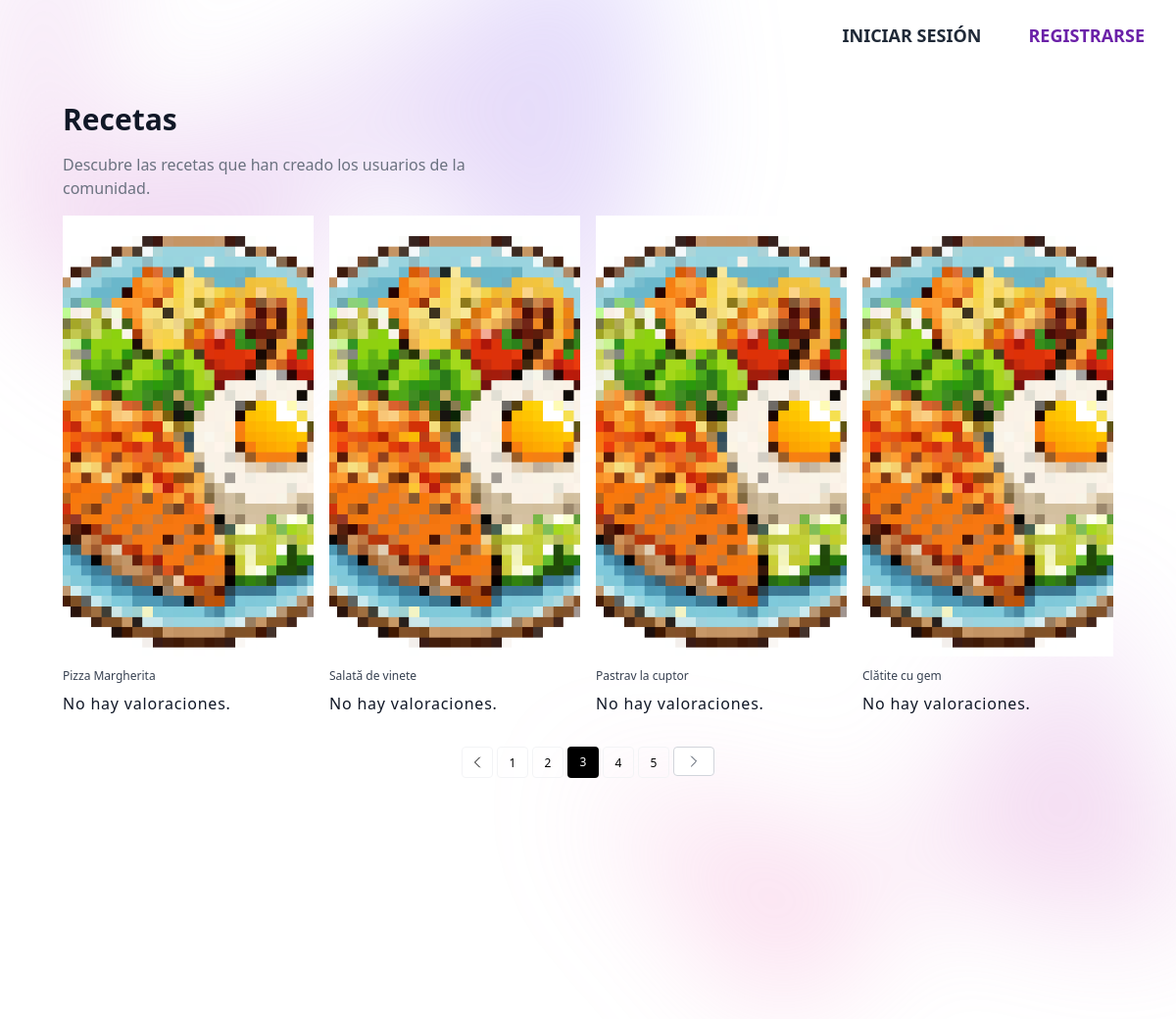
/var/www/html/app/views/recipes/recipes.php?pagina=3, run on the app's committed database.
### tables this page shows
CREATE TABLE `recipes` (
  `id_recipe` int NOT NULL,
  `id_user` int NOT NULL,
  `recipe_type` varchar(20) DEFAULT NULL,
  `title` varchar(100) NOT NULL,
  `description` text,
  `instructions` text,
  `difficulty` tinyint DEFAULT NULL,
  `publication_date` timestamp NULL DEFAULT CURRENT_TIMESTAMP,
  `image_recipe` varchar(255) DEFAULT 'default.png'
);

### var/www/html/app/controllers/pagination_controller.php (called while the page is built, shortened)
<?php
require_once __DIR__ . '/../../config/config.php';
require_once __DIR__ . '/../models/Recipes.php';
class PaginationController
{
    private $pdo;
    public function __construct($pdo)
    {
        $this->pdo = $pdo;
    }
    public function getPaginatedRecipes($recetasPorPagina)
    {
        $recipesModel = new Recipes($this->pdo);
        $allRecipes = $recipesModel->getAllRecipes();
        $totalRecetas = count($allRecipes);
        $totalPaginas = ceil($totalRecetas / $recetasPorPagina);
        $paginaActual = isset($_GET['pagina']) ? intval($_GET['pagina']) : 1;
        $offset = ($paginaActual - 1) * $recetasPorPagina;
        $consulta = "SELECT * FROM recipes LIMIT :limit OFFSET :offset";
        $stmt = $this->pdo->prepare($consulta);
        $stmt->bindValue(':limit', $recetasPorPagina, PDO::PARAM_INT);
        $stmt->bindValue(':offset', $offset, PDO::PARAM_INT);
        $stmt->execute();
        $recetasPagina = $stmt->fetchAll();
        return [
            'recetasPagina' => $recetasPagina,
            'paginaActual' => $paginaActual,
            'totalPaginas' => $totalPaginas
        ];
    }
}

### var/www/html/app/models/Recipes.php (called while the page is built, shortened)
<?php
class Recipes
{
    private $pdo;
    public function __construct($pdo)
    {
        $this->pdo = $pdo;
    }
    public function getAllRecipes()
    {
        $query = "SELECT * FROM recipes";
        $stmt = $this->pdo->prepare($query);
        $stmt->execute();
        return $stmt->fetchAll(PDO::FETCH_ASSOC);
    }
    public function getAverageRating($id_recipe)
    {
        $stmt = $this->pdo->prepare('SELECT AVG(score) as average_rating FROM ratings WHERE id_recipe = :id_recipe');
        $stmt->bindParam(':id_recipe', $id_recipe);
        $stmt->execute();
        return (int) $stmt->fetchColumn();
    }
}

### var/www/html/app/views/recipes/recipes.php (the view, shortened to what this page needs)
<?php
require_once __DIR__ . '/../../controllers/pagination_controller.php';
require_once __DIR__ . '/../../models/Recipes.php';
require_once __DIR__ . '/../../controllers/profile_controller.php';
$recipes = new Recipes($pdo);
$recetasPorPagina = 4;
$recipesController = new PaginationController($pdo);
$paginationData = $recipesController->getPaginatedRecipes($recetasPorPagina);
$recetasPagina = $paginationData['recetasPagina'];
$paginaActual = $paginationData['paginaActual'];
$totalPaginas = $paginationData['totalPaginas'];
?>
<!DOCTYPE html>
<html lang="es">
<head>
    <script
        src="https://cdn.tailwindcss.com?plugins=forms,typography,aspect-ratio,line-clamp,container-queries"></script>
</head>
<body>
    <div class="bg-white">
        <header class="absolute inset-x-0 top-0 z-50">
            <nav class="flex items-center justify-between p-6 lg:px-8" aria-label="Global">
                <?php if (isset($_SESSION['logged_in'])) { ?>
                    <div class="hidden lg:flex lg:gap-x-12">
                        <a href="/" class="text-lg/6 font-semibold text-blue-800 hover:text-lg hover:text-blue-500 transition duration-300 ease-in-out transform hover:scale-105">INICIO</a>
                        <a href="profile?user=<?php echo $userData['id_user'] ?>" class="text-lg/6 font-semibold text-yellow-800 hover:text-lg hover:text-blue-500 transition duration-300 ease-in-out transform hover:scale-105"><?php echo strtoupper($_SESSION['username']) ?></a>
                        <?php if (isset($menuAdmin)) {
                            echo '<a href="recipes/mine" class="text-lg/6 font-semibold text-red-800 hover:text-lg hover:text-blue-500 transition duration-300 ease-in-out transform hover:scale-105">MIS RECETAS</a>';
                        } else {
                            echo '<a href="/followers?user=' . $userData["id_user"] . '" class="text-lg/6 font-semibold text-red-800 hover:text-lg hover:text-blue-500 transition duration-300 ease-in-out transform hover:scale-105">SEGUIDORES</a>';
                        } ?>
                    </div>
                    <div class="hidden lg:flex lg:flex-1 lg:justify-end">
                        <form action="auth" method="post">
                            <input type="submit" name="closeSession" value="Cerrar sesión"
                                class="text-lg/6 font-semibold text-gray-800 hover:text-lg hover:text-blue-500 transition duration-300 ease-in-out transform hover:scale-105"> <span
                                aria-hidden="true">&rarr;</span></input>
                        </form>
                    </div>
                <?php } else { ?>
                    <div class="hidden lg:flex lg:gap-x-12 lg:justify-center">
                        <a href="login" class="text-lg/6 font-semibold text-gray-800 hover:text-lg hover:text-blue-500 transition duration-300 ease-in-out transform hover:scale-105">INICIAR SESIÓN</a>
                        <a href="register" class="text-lg/6 font-semibold text-purple-800 hover:text-lg hover:text-blue-500 transition duration-300 ease-in-out transform hover:scale-105">REGISTRARSE</a>
                    </div>
                <?php } ?>
            </nav>
        </header>
        <div class="relative isolate px-6 pt-14 lg:px-8">
            <div class="absolute inset-x-0 -top-40 -z-10 transform-gpu overflow-hidden blur-3xl sm:-top-80"
                aria-hidden="true">
                <div class="relative left-[calc(50%-11rem)] aspect-[1155/678] w-[36.125rem] -translate-x-1/2 rotate-[30deg] bg-gradient-to-tr from-[#ff80b5] to-[#9089fc] opacity-30 sm:left-[calc(50%-30rem)] sm:w-[72.1875rem]"
                    style="clip-path: polygon(74.1% 44.1%, 100% 61.6%, 97.5% 26.9%, 85.5% 0.1%, 80.7% 2%, 72.5% 32.5%, 60.2% 62.4%, 52.4% 68.1%, 47.5% 58.3%, 45.2% 34.5%, 27.5% 76.7%, 0.1% 64.9%, 17.9% 100%, 27.6% 76.8%, 76.1% 97.7%, 74.1% 44.1%)">
                </div>
            </div>
            <section>
                <div class="mx-auto max-w-screen-xl px-4 py-8 sm:px-6 sm:py-12 lg:px-8">
                    <header>
                        <h2 class="text-xl font-bold text-gray-900 sm:text-3xl">Recetas</h2>
                        <p class="mt-4 max-w-md text-gray-500">
                            Descubre las recetas que han creado los usuarios de la comunidad.
                        </p>
                    </header>
                    <ul class="mt-4 grid gap-4 sm:grid-cols-2 lg:grid-cols-4 contenedor-recetas">
                        <?php foreach ($recetasPagina as $recipe) { ?>
                            <li>
                                <a class="group block overflow-hidden" href="/recipes/view?id_recipe=<?php echo $recipe['id_recipe']; ?>">
                                    <div class="image-container">
                                        <img src="<?php echo '/../../../../assets/img/recipes/' . $recipe['image_recipe']; ?>" alt="<?php echo ($recipe['title']); ?>" class="image h-[350px] w-full object-cover transition duration-500 group-hover:scale-105 sm:h-[450px]">
                                    </div>
                                    <div class="relative pt-3">
                                        <h3 class="text-xs text-gray-700 group-hover:underline group-hover:underline-offset-4">
                                            <?php echo "{$recipe['title']}"; ?>
                                        </h3>
                                        <p class="mt-2">
                                            <span class="tracking-wider text-gray-900">
                                                <?php
                                                $rating = $recipes->getAverageRating($recipe['id_recipe']);
                                                switch ($rating) {
                                                    default:
                                                        $avgRating = "No hay valoraciones.";
                                                        break;
                                                }
                                                echo $avgRating; ?>
                                            </span>
                                        </p>
                                    </div>
                                </a>
                            </li>
                        <?php } ?>
                    </ul>
                    <ol class="mt-8 flex justify-center gap-1 text-xs font-medium">
                        <?php if ($paginaActual > 1): ?>
                            <li>
                                <a href="?pagina=<?php echo $paginaActual - 1; ?>" class="block size-8 rounded border border-gray-100 text-center leading-8 inline-flex items-center justify-center">
                                    <svg xmlns="http://www.w3.org/2000/svg" fill="none" viewBox="0 0 24 24" stroke-width="1.5" stroke="currentColor" class="w-4 h-4">
                                        <path stroke-linecap="round" stroke-linejoin="round" d="M15.75 19.5l-7.5-7.5 7.5-7.5" />
                                    </svg>
                                </a>
                            </li>
                        <?php endif; ?>
                        <?php for ($i = 1; $i <= $totalPaginas; $i++): ?>
                            <li>
                                <?php if ($i == $paginaActual): ?>
                                    <span class="block size-8 rounded border-black bg-black text-center leading-8 text-white">
                                        <?php echo $i; ?>
                                    </span>
                                <?php else: ?>
                                    <a href="?pagina=<?php echo $i; ?>" class="block size-8 rounded border border-gray-100 text-center leading-8">
                                        <?php echo $i; ?>
                                    </a>
                                <?php endif; ?>
                            </li>
                        <?php endfor; ?>
                        <?php if ($paginaActual < $totalPaginas): ?>
                            <li>
                                <a href="?pagina=<?php echo $paginaActual + 1; ?>" class="inline-flex items-center justify-center rounded border border-gray-300 bg-white px-3 py-1.5 text-gray-700 hover:bg-gray-100 hover:text-gray-900">
                                    <svg xmlns="http://www.w3.org/2000/svg" fill="none" viewBox="0 0 24 24" stroke-width="1.5" stroke="currentColor" class="w-4 h-4">
                                        <path stroke-linecap="round" stroke-linejoin="round" d="M8.25 4.5l7.5 7.5-7.5 7.5" />
                                    </svg>
                                </a>
                            </li>
                        <?php endif; ?>
                    </ol>
                </div>
            </section>
            <div class="absolute inset-x-0 top-[calc(100%-13rem)] -z-10 transform-gpu overflow-hidden blur-3xl sm:top-[calc(100%-30rem)]"
                aria-hidden="true">
                <div class="relative left-[calc(50%+3rem)] aspect-[1155/678] w-[36.125rem] -translate-x-1/2 bg-gradient-to-tr from-[#ff80b5] to-[#9089fc] opacity-30 sm:left-[calc(50%+36rem)] sm:w-[72.1875rem]"
                    style="clip-path: polygon(74.1% 44.1%, 100% 61.6%, 97.5% 26.9%, 85.5% 0.1%, 80.7% 2%, 72.5% 32.5%, 60.2% 62.4%, 52.4% 68.1%, 47.5% 58.3%, 45.2% 34.5%, 27.5% 76.7%, 0.1% 64.9%, 17.9% 100%, 27.6% 76.8%, 76.1% 97.7%, 74.1% 44.1%)">
                </div>
            </div>
        </div>
    </div>
</body>
</html>

### data on the page
recipes: image_recipe (placeholder picture), title "Pizza Margherita", avgRating "No hay valoraciones."
recipes: image_recipe (placeholder picture), title "Salată de vinete", avgRating "No hay valoraciones."
recipes: image_recipe (placeholder picture), title "Pastrav la cuptor", avgRating "No hay valoraciones."
recipes: image_recipe (placeholder picture), title "Clătite cu gem", avgRating "No hay valoraciones."
